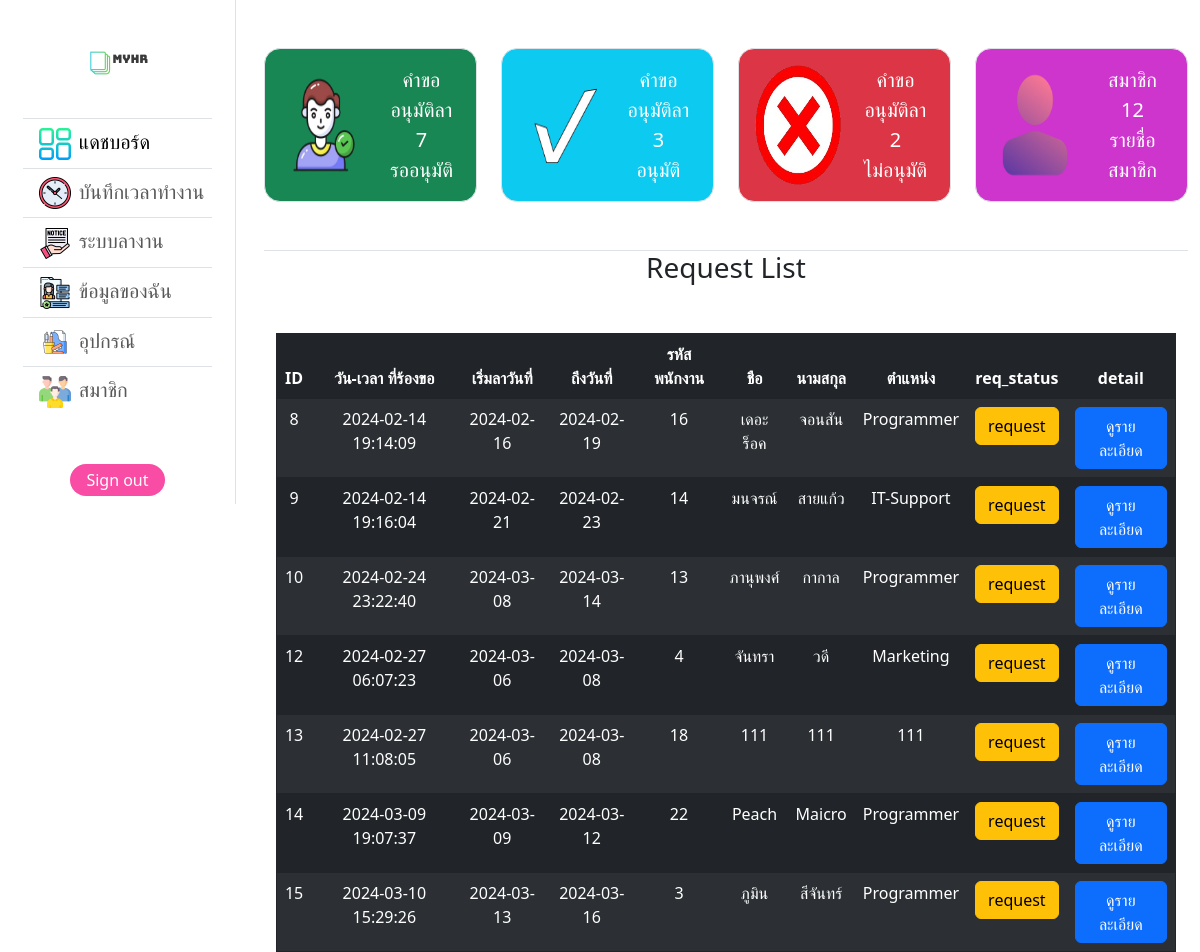
The page /dashboard_leave_admin.php (signed in) on the database its author committed.
### tables this page shows
CREATE TABLE `resleave` (
  `leave_id` int(11) NOT NULL,
  `create_date` datetime NOT NULL DEFAULT current_timestamp() ON UPDATE current_timestamp(),
  `status` varchar(30) NOT NULL,
  `start_date` date NOT NULL,
  `end_date` date NOT NULL,
  `emp_id` int(11) NOT NULL,
  `f_name` varchar(255) NOT NULL,
  `l_name` varchar(255) NOT NULL,
  `emp_position` varchar(255) NOT NULL,
  `emp_reason` varchar(999) NOT NULL,
  `emp_file` varchar(255) NOT NULL
);

### dashboard_leave_admin.php (the view, shortened to what this page needs)
<?php
require('config/config.php');
?>
<!DOCTYPE html>
<html lang="en">
<head>
    <link rel="stylesheet" href="style/dashboard.css" />
    <link rel="stylesheet" href="style/leave.css" />
    <link href="https://cdn.jsdelivr.net/npm/bootstrap@5.3.2/dist/css/bootstrap.min.css" rel="stylesheet" />
</head>
<body>
    <div class="d-flex">
        <nav class="navbar navbar-expand-lg fixed-left sidebar border-end">
            <div class="container-fluid flex-lg-column">
                <a class="navbar-brand m-auto" href="#"><img src="images/myhr.png" alt="" width="100px" height="100px" /></a>
                <div class="offcanvas-body d-flex flex-column p-4 p-lg-0">
                    <ul class="navbar-nav justify-content-center  fs-5 flex-grow-1 flex-lg-column">
                        <?php if ($_SESSION['role'] == 'admin') { ?>
                            <li class="nav-item border-top">
                                <a class="nav-link active main-btn-hover" id="dashboardLink" data-bs-toggle="collapse" href="#collapseExample"><img src="images/layout.png" alt="" style="width: 3rem; height: 2rem;" class="px-2">แดชบอร์ด</a>
                            </li>
                        <?php } ?>
                        <li class="nav-item border-top">
                            <a class="nav-link main-btn-hover" href="workio.php"><img src="images/clock.png" alt="" style="width: 3rem; height: 2rem;" class="px-2">บันทึกเวลาทำงาน</a>
                        </li>
                        <li class="nav-item border-top">
                            <a class="nav-link main-btn-hover" href="leave.php"><img src="images/notice.png" alt="" style="width: 3rem; height: 2rem;" class="px-2">ระบบลางาน</a>
                        </li>
                        <li class="nav-item border-top">
                            <a class="nav-link main-btn-hover" href="info.php"><img src="images/personal-data.png" alt="" style="width: 3rem; height: 2rem;" class="px-2">ข้อมูลของฉัน</a>
                        </li>
                        <li class="nav-item border-top">
                            <a class="nav-link main-btn-hover" href="asset.php"><img src="images/office-supplies.png" alt="" style="width: 3rem; height: 2rem;" class="px-2">อุปกรณ์</a>
                        </li>
                        <?php if ($_SESSION['role'] == 'admin') { ?>
                            <li class="nav-item border-top">
                                <a class="nav-link main-btn-hover" href="member.php"><img src="images/team.png" alt="" style="width: 3rem; height: 2rem;" class="px-2">สมาชิก</a>
                            </li>
                        <?php } ?>
                    </ul>
                    <div class="d-flex justify-content-center align-items-center gap-3 mt-5">
                        <a href="/hrproject/config/logout.php" class="text-white text-decoration-none px-3 py-1 rounded-4" style="background-color: #f94ca4">Sign out</a>
                    </div>
                </div>
            </div>
        </nav>
        <?php
        if (!isset($_SESSION['account_id'])) {
        } else {
            $query_member_count = "SELECT COUNT(account_id) AS total_members FROM user_account";
            $result_member_count = mysqli_query($conn, $query_member_count);
            if ($result_member_count) {
                $row = mysqli_fetch_assoc($result_member_count);
                $total_members = $row['total_members'];
            } else {
                echo "Error: " . mysqli_error($conn);
            }
            $query_req_count = "SELECT COUNT(status) AS total_req FROM resleave WHERE status = 'request'";
            $result_req_count = mysqli_query($conn, $query_req_count);
            if ($result_req_count) {
                $row_req = mysqli_fetch_assoc($result_req_count);
                $total_req = $row_req['total_req'];
            } else {
                echo "Error: " . mysqli_error($conn);
            }
            $query_approve_count = "SELECT COUNT(status) AS total_approve FROM resleave WHERE status = 'approve'";
            $result_approve_count = mysqli_query($conn, $query_approve_count);
            if ($result_approve_count) {
                $row_approve = mysqli_fetch_assoc($result_approve_count);
                $total_approve = $row_approve['total_approve'];
            } else {
                echo "Error: " . mysqli_error($conn);
            }
            $query_reject_count = "SELECT COUNT(status) AS total_reject FROM resleave WHERE status = 'decline'";
            $result_reject_count = mysqli_query($conn, $query_reject_count);
            if ($result_reject_count) {
                $row_reject = mysqli_fetch_assoc($result_reject_count);
                $total_reject = $row_reject['total_reject'];
            } else {
                echo "Error: " . mysqli_error($conn);
            }
        }
        ?>
        <div class="flex-grow-1 mt-5 ms-3 container text-center">
            <div class="row fs-5">
                <div class="col-12 col-md-6 col-xl-3">
                    <a href="dashboard_leave_admin.php">
                        <div class="p-1 bg-success border rounded-4 d-inline-flex text-white p-3">
                            <img src="images/humancheck.png" alt="" width="86px" class="me-3">
                            <p class="m-auto">คำขออนุมัติลา<br><?php echo $total_req; ?> <br>รออนุมัติ</p>
                        </div>
                    </a>
                </div>
                <div class="col-12 col-md-6 col-xl-3">
                    <a href="dashboard_approve_admin.php">
                        <div class="p-1 bg-info border rounded-4 d-inline-flex text-white p-3">
                            <img src="images/check.png" alt="" width="86px" class="me-3">
                            <p class="m-auto">คำขออนุมัติลา<br><?php echo $total_approve; ?> <br>อนุมัติ</p>
                        </div>
                    </a>
                </div>
                <div class="col-12 col-md-6 col-xl-3">
                    <a href="dashboard_decline_admin.php">
                        <div class="p-1 bg-danger border rounded-4 d-inline-flex text-white p-3">
                            <img src="images/x-mark.png" alt="" width="86px" class="me-3">
                            <p class="m-auto">คำขออนุมัติลา<br><?php echo $total_reject; ?> <br>ไม่อนุมัติ</p>
                        </div>
                    </a>
                </div>
                <div class="col-12 col-md-6 col-xl-3">
                    <a href="member.php">
                        <div class="p-1 border rounded-4 d-inline-flex text-white p-3" style="background-color: #CD35CD;">
                            <img src="images/user.png" alt="" width="86px" class="me-3">
                            <p class="m-auto">สมาชิก<br><?php echo $total_members; ?> <br>รายชื่อสมาชิก</p>
                        </div>
                    </a>
                </div>
            </div>
            <div class="container m-auto justify-content-center text-center mt-5 border-top">
                <?php
                $query = "SELECT * FROM resleave WHERE status = 'request'";
                $result = mysqli_query($conn, $query);
                ?>
                <h3>Request List</h3>
                <div class="mt-5">
                    <table class="table table-hover border border-dark text-center m-auto table table-dark table-striped table-hover">
                        <thead class="align-item-center">
                            <tr>
                                <th>ID</th>
                                <th>วัน-เวลา ที่ร้องขอ</th>
                                <th>เริ่มลาวันที่</th>
                                <th>ถึงวันที่</th>
                                <th>รหัสพนักงาน</th>
                                <th>ชือ</th>
                                <th>นามสกุล</th>
                                <th>ตำแหน่ง</th>
                                <th>req_status</th>
                                <th>detail</th>
                            </tr>
                        </thead>
                        <tbody>
                            <?php foreach ($result as $value) { ?>
                                <tr>
                                    <td class="res_leave_id"><?php echo $value['leave_id'] ?></td>
                                    <td><?php echo $value['create_date'] ?></td>
                                    <td><?php echo $value['start_date'] ?></td>
                                    <td><?php echo $value['end_date'] ?></td>
                                    <td><?php echo $value['emp_id'] ?></td>
                                    <td><?php echo $value['f_name'] ?></td>
                                    <td><?php echo $value['l_name'] ?></td>
                                    <td><?php echo $value['emp_position'] ?></td>
                                    <td><?php if ($value['status'] == 'approve') { ?>
                                            <button class="btn btn-success"><?php echo $value['status'] ?></button>
                                        <?php } else if ($value['status'] == 'request'){ ?>
                                            <button class="btn btn-warning"><?php echo $value['status'] ?></button>
                                        <?php } else { ?>
                                            <button class="btn btn-danger"><?php echo $value['status'] ?></button>
                                        <?php } ?>
                                    </td>
                                    <td>
                                        <button type="button" class="btn btn-primary view_data" data-bs-toggle="modal" data-bs-target="#staticBackdrop">
                                            ดูรายละเอียด
                                        </button>
                                    </td>
                                </tr>
                            <?php } ?>
                        </tbody>
                    </table>
                </div>
            </div>
        </div>
    </div>
</body>
</html>

### style/dashboard.css (style rules this page uses)
.sidebar { width: 25%; height: 100%; background-color: rgb(255, 255, 255); }
ul { list-style-type: none; }

### style/leave.css (style rules this page uses)
.flex-column { flex-direction: column; }

### rows shown on the page
resleave: leave_id "8", create_date "2024-02-14 19:14:09", start_date "2024-02-16", end_date "2024-02-19", emp "16", f_name "เดอะร็อค", l_name "จอนสัน", emp_position "Programmer", status "request"
resleave: leave_id "9", create_date "2024-02-14 19:16:04", start_date "2024-02-21", end_date "2024-02-23", emp "14", f_name "มนจรณ์", l_name "สายแก้ว", emp_position "IT-Support", status "request"
resleave: leave_id "10", create_date "2024-02-24 23:22:40", start_date "2024-03-08", end_date "2024-03-14", emp "13", f_name "ภานุพงศ์", l_name "กากาล", emp_position "Programmer", status "request"
resleave: leave_id "12", create_date "2024-02-27 06:07:23", start_date "2024-03-06", end_date "2024-03-08", emp "4", f_name "จันทรา", l_name "วดี", emp_position "Marketing", status "request"
resleave: leave_id "13", create_date "2024-02-27 11:08:05", start_date "2024-03-06", end_date "2024-03-08", emp "18", f_name "111", l_name "111", emp_position "111", status "request"
resleave: leave_id "14", create_date "2024-03-09 19:07:37", start_date "2024-03-09", end_date "2024-03-12", emp "22", f_name "Peach", l_name "Maicro", emp_position "Programmer", status "request"
resleave: leave_id "15", create_date "2024-03-10 15:29:26", start_date "2024-03-13", end_date "2024-03-16", emp "3", f_name "ภูมิน", l_name "สีจันทร์", emp_position "Programmer", status "request"

### other values the page prints
$total_req "7"
$total_approve "3"
$total_reject "2"
$total_members "12"
